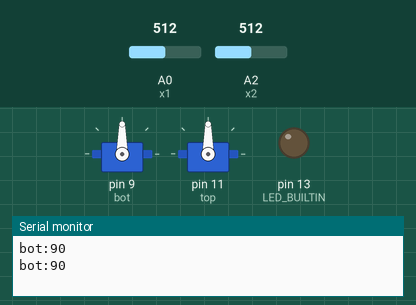
This sketch was run on a simulated Arduino Uno, built with avr-gcc and run on an emulated ATmega328P. Shown: 2 × servo, output pins drawn as LEDs (lit = HIGH), the last lines printed to the serial monitor. The test bench sets the inputs (shaded band); at power-on: A0 (x1) = 512, A2 (x2) = 512.

Above: at 1.2 s.
1.3 s: A0 (x1) set to 529
At 5.3 s:
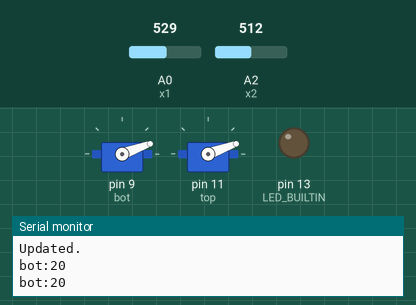
11.5 s: A2 (x2) set to 716
At 20.5 s:
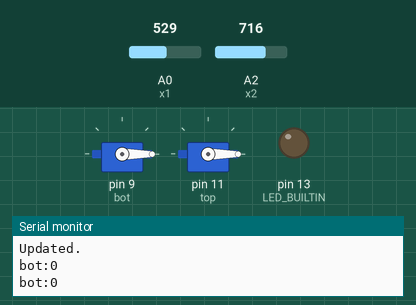
24.0 s: A2 (x2) set to 547
26.2 s: A2 (x2) set to 511
At 35.6 s:
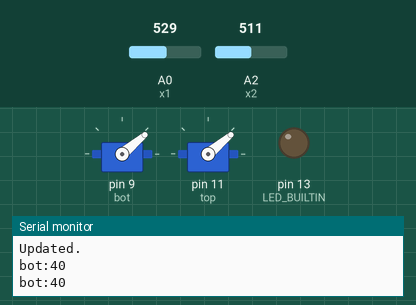
36.5 s: A2 (x2) set to 900
Timing chart, 0 to 46.5 s (numbered marks = the images above; inputs shaded):
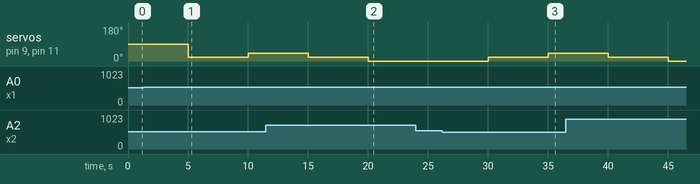

The sketch:

ardu.ino
```cpp
#include <pt.h>
#include <Servo.h>

Servo bot;
Servo top;

int pos = 0;

int x1 = A0;
int x2 = A2;

int defx1 = analogRead(x1);
int defx2 = analogRead(x2);

static struct pt pt1, pt2;


//Protothread: Get values
static int ptping(struct pt *pt){
  static unsigned long lastRead = 0;
  static String str, str2;
  PT_BEGIN(pt);
  while(1) {
    lastRead = millis();
    PT_WAIT_UNTIL(pt, millis() - lastRead > 1000);
    str = bot.read();
    str2 = top.read();
    Serial.print("bot:"+str+"\n");
    Serial.print("bot:"+str2+"\n");

  }
  PT_END(pt);
}

//Protothread: Set random (DEBUG)
static int randpos(struct pt *pt){
  static unsigned long lastSet = 0;

  static int x1diff, x2diff;
  PT_BEGIN(pt);
  while(1) {

    lastSet = millis();
    PT_WAIT_UNTIL(pt, millis() - lastSet > 5000);

    x1diff = analogRead(x1) - defx1;
    x2diff = analogRead(x2) - defx2;


    if ((x1diff > 10) || (x2diff > 10)){
      if((x1diff > x2diff) && (pos < 180)){
          pos = pos + 20;
          bot.write(pos);
          top.write(pos);
          Serial.print("Updated. \n");
    }else if((x2diff > x1diff) && (pos > 0)){
          pos = pos - 20;
          bot.write(pos);
          top.write(pos);
          Serial.print("Updated. \n");
    }
    }

  }
  PT_END(pt);
}

void setup() {

  pinMode(LED_BUILTIN, OUTPUT);

  bot.attach(9);
  top.attach(11);
  Serial.begin(9600);
  //bot.write(0);
  //top.write(0);
  bot.write(90);
  top.write(90);
  PT_INIT(&pt1);
  PT_INIT(&pt2);
}

void loop() {
  while(Serial.available() > 0 ){
    String str = Serial.readString();

    if(str){

    if(str.startsWith("0.")){
      //BOT SERVO
      str.replace("0.","");

      if(str.startsWith("test")){
        bot.write(0);
        delay(1000);
        bot.write(45);
        delay(1000);
        bot.write(90);
        delay(1000);
        bot.write(135);
        delay(1000);
        bot.write(180);
        delay(1000);
        bot.write(0);

      }else if(str.startsWith("get")){

        str = bot.read();
        Serial.print("at "+str+"°\n");
        Serial.print("1 at light level ");
        Serial.print(analogRead(x1));
        Serial.print(". \n");
        Serial.print("2 at light level ");
        Serial.print(analogRead(x2));
        Serial.print(". \n");

      }else if(str.startsWith("set")){
          str.replace("set","");
          int e = str.toInt();
          bot.write(e);

        }

    }else if(str.startsWith("1.")){
      //TOP SERVO

      str.replace("1.","");
      Serial.print("got input");

    }

    }
      }
    ptping(&pt1);
    randpos(&pt2);

}
```

Measured:
- the behaviour switches between 512 and 513 on A0 (x1) (found by bisection; images 0 and 1)
- the behaviour switches between 529 and 528 on A2 (x2) (found by bisection; images 2 and 3)
- after the input at 1.3 s, servo on pin 9 (bot), servo on pin 11 (top): 90° → 20° after 3.7 s, → 40° 5.0 s later
- after the input at 26.2 s, servo on pin 9 (bot), servo on pin 11 (top): 0° → 20° after 3.8 s, → 40° 5.0 s later
